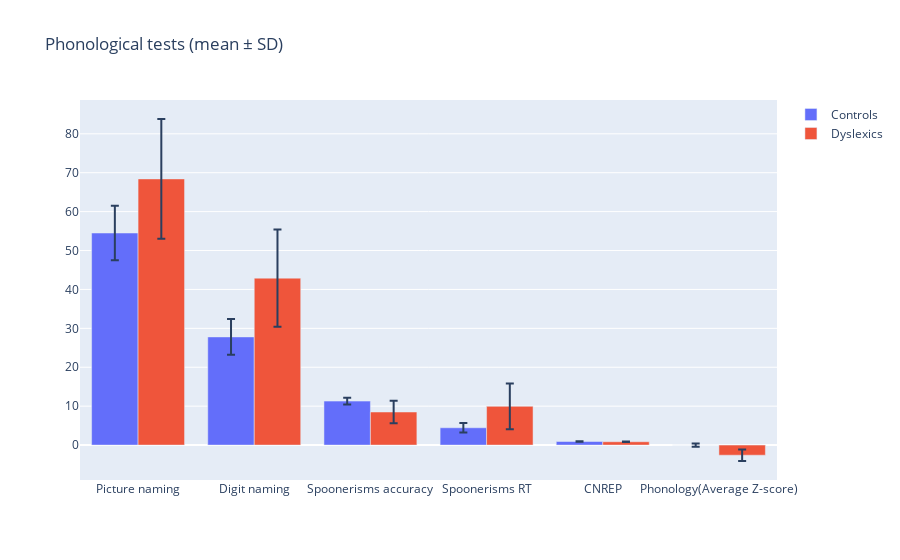

Source (notebook cell):
### Markdown cell above
#### Phonological Tests <a name="phonological-tests"></a>

The subjects were evaluated on the following phonological tests:
- **Automatic picture naming** - the subjects had to name 50 pictures of 5 objects as fast as possible
- **Automatic digit naming** - the subjects had to name 50 digits from two lists of 50 digits as fast as possible
- **Spoonerisms** - the subjects had to swap the initial phonemes after hearing a pair of words and pronounce it (eg. basket-lemon becomes lasket bemon). This was done on 12 pairs of words
- **Children's Test of Non-word repetition (CNREP)** - the subject had to repeat the non-word they heard immediattely upon hearing it. 40 non-words were used for the testing

In the bar chart with error bars below, the data for spoonerisms is shown in 2 categories - one for accuracy (correct response out of 12 total) and the other for the time it took the subject to respond (reaction time in seconds).

Based on the results, the subjects that are dyslexic performed significantly worse than the control subjects in all categories. The Z-scores were averaged from the first 5 variables in the chart plus the WMI. Deviance analysis on the Z-scores revealed that all dyslexics and one control have abnormal phonological performaance. This concludes that all dyslexics in the sample suffer from phonological deficit, making the relationship between dyslexia and phonological disorder strong.

### Code cell
fig = go.Figure()

labels = ['Picture naming', 'Digit naming', 'Spoonerisms accuracy', 'Spoonerisms RT', 'CNREP', 'Phonology(Average Z-score)']
controls_mean_values = [54.5, 27.8, 11.3, 4.45, 0.92, 0]
dyslexics_mean_values = [68.4, 42.9, 8.5, 9.96, 0.86, -2.6]

controls_standard_deviation_values = [7.0, 4.6, 0.87, 1.21, 0.05, 0.42]
dyslexics_standard_deviation_values = [15.4, 12.5, 2.9, 5.88, 0.06, 1.49]

fig.add_trace(go.Bar(
    name='Controls',
    x=labels, 
    y=controls_mean_values,
    error_y=dict(type='data', array=controls_standard_deviation_values)
))
fig.add_trace(go.Bar(
    name='Dyslexics',
    x=labels, 
    y=dyslexics_mean_values,
    error_y=dict(type='data', array=dyslexics_standard_deviation_values)
))


fig.update_layout(barmode='group', title='Phonological tests (mean \u00B1 SD)')
iplot(fig)

### Figure 1 — Plotly figure (JSON) as saved in the notebook; plotly's stock layout.template omitted (floating-point values rounded to 4 significant figures)
{"data": [{"error_y": {"array": [7, 4.6, 0.87, 1.21, 0.05, 0.42], "type": "data"}, "name": "Controls", "type": "bar", "x": ["Picture naming", "Digit naming", "Spoonerisms accuracy", "Spoonerisms RT", "CNREP", "Phonology(Average Z-score)"], "y": [54.5, 27.8, 11.3, 4.45, 0.92, 0]}, {"error_y": {"array": [15.4, 12.5, 2.9, 5.88, 0.06, 1.49], "type": "data"}, "name": "Dyslexics", "type": "bar", "x": ["Picture naming", "Digit naming", "Spoonerisms accuracy", "Spoonerisms RT", "CNREP", "Phonology(Average Z-score)"], "y": [68.4, 42.9, 8.5, 9.96, 0.86, -2.6]}], "layout": {"barmode": "group", "title": {"text": "Phonological tests (mean ± SD)"}}}
